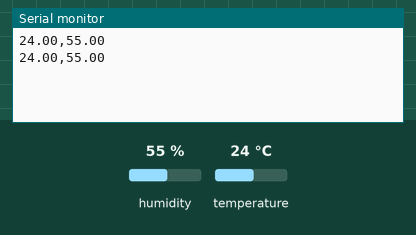
Recording of a sketch running on a simulated Arduino Uno, built with avr-gcc and run on an emulated ATmega328P. Shown: the last lines printed to the serial monitor. The test bench sets the inputs (shaded band); at power-on: humidity 55 %, temperature 24 °C.

Above: at 5.8 s.
5.9 s: humidity set to 22 %
At 11.4 s:
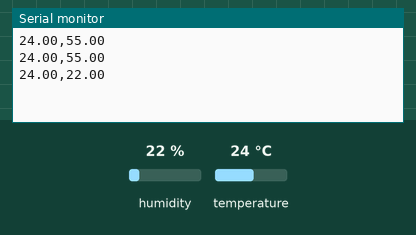
11.9 s: temperature set to 12 °C
At 16.1 s:
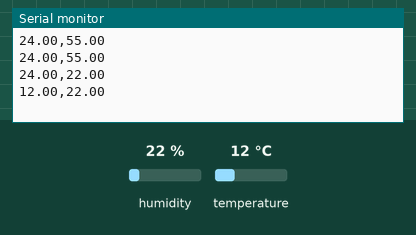
17.9 s: humidity set to 40 %
At 20.8 s:
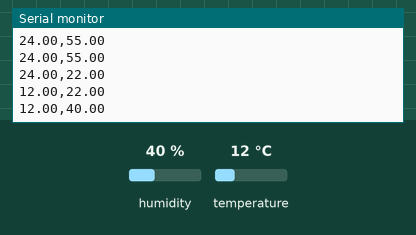
Timing chart, 0 to 22.3 s (numbered marks = the images above; inputs shaded):
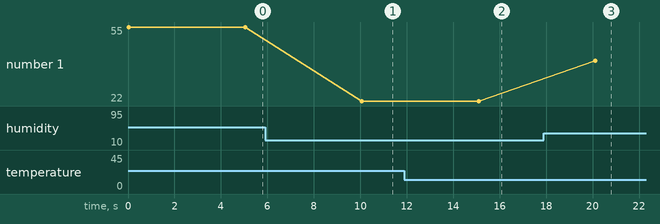

The sketch:

Sensor_TH.ino
```cpp
#include <DHT.h>

#define DHTPIN 2
#define DHTTYPE DHT11

DHT dht(DHTPIN, DHTTYPE);

void setup() {
  Serial.begin(9600);
  dht.begin();
}

void loop() {
  float h = dht.readHumidity();
  float t = dht.readTemperature();

  if (isnan(h) || isnan(t)) {
    Serial.println("ERROR");
    return;
  }

  // Formato CSV para Python
  Serial.print(t);
  Serial.print(",");
  Serial.println(h);

  delay(5000); // cada 5 segundos
}
```

Measured:
- after the input at 5.9 s, the serial monitor: prints a new line after 4.2 s (image 1)
- after the input at 11.9 s, the serial monitor: prints a new line after 3.2 s (image 2)
- after the input at 17.9 s, the serial monitor: prints a new line after 2.2 s (image 3)
- plotted number 1: 55 → 22 after the input at 5.9 s, 22 → 40 after the input at 17.9 s
